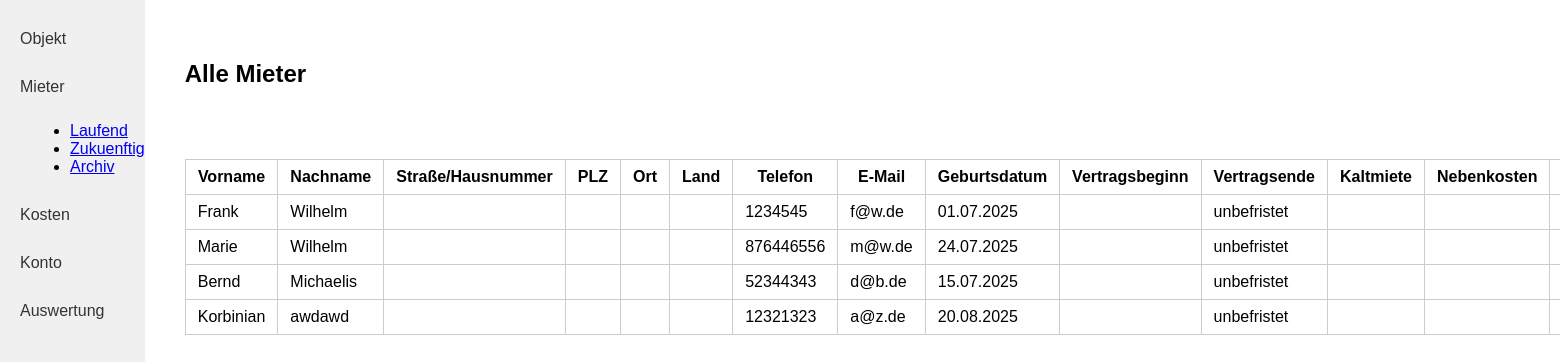
Page /mieter/ (signed in) on the committed database.
### kostenpruefung_mietobjekte_app/models.py (models this page shows, shortened)
class Mieter(models.Model):
    created_by = models.ForeignKey(User, on_delete=models.CASCADE, related_name="mieter_created", null=True, blank=True)
    vorname = models.CharField(max_length=255)
    nachname = models.CharField(max_length=255)
    telefon = models.CharField(max_length=100)
    e_mail = models.EmailField()
    geburtsdatum = models.DateField()

### kostenpruefung_mietobjekte_app/views.py (the view)
# urls.py: path('mieter/', mieter, name='mieter'),
@login_required
def mieter(request):
    mieter = Mieter.objects.filter(created_by=request.user)
    return render(request, 'kostenpruefung_mietobjekte_app/mieter.html', {'mieter': mieter})

### kostenpruefung_mietobjekte_app/templates/kostenpruefung_mietobjekte_app/mieter.html (shortened to what this page needs)
{% load static %}
<!DOCTYPE html>
<html lang="de">
<head>
    <link rel="stylesheet" href="{% static 'kostenpruefung_mietobjekte_app/style.css' %}">
</head>
<body>
<div class="flex-container">
    <nav class="sidebar">
        <a class="sidebar-link" href="{% url 'objekt_index' %}">Objekt</a>
        <a class="sidebar-link" href="{% url 'mieter' %}">Mieter</a>
        <ul style="list-style-type: disc; margin-left: 30px; margin-bottom: 20px;">
            <li><a href="#">Laufend</a></li>
            <li><a href="#">Zukuenftig</a></li>
            <li><a href="#">Archiv</a></li>
        </ul>
        <a class="sidebar-link" href="{% url 'kostenpruefung_mietobjekte_app:rechnungen' %}">Kosten</a>
        <a class="sidebar-link" href="{% url 'kostenpruefung_mietobjekte_app:konto' %}">Konto</a>
        <a class="sidebar-link" href="#">Auswertung</a>
    </nav>
    <div class="main-content">
        <h2>Alle Mieter</h2>
        <table class="object-table">
            <tr>
                <th>Vorname</th>
                <th>Nachname</th>
                <th>Straße/Hausnummer</th>
                <th>PLZ</th>
                <th>Ort</th>
                <th>Land</th>
                <th>Telefon</th>
                <th>E-Mail</th>
                <th>Geburtsdatum</th>
                <th>Vertragsbeginn</th>
                <th>Vertragsende</th>
                <th>Kaltmiete</th>
                <th>Nebenkosten</th>
                <th>Kaution</th>
            </tr>
            {% for m in mieter %}
            <tr>
                <td>{{ m.vorname }}</td>
                <td>{{ m.nachname }}</td>
                <td>{{ m.strasse_hausnummer }}</td>
                <td>{{ m.plz }}</td>
                <td>{{ m.ort }}</td>
                <td>{{ m.land }}</td>
                <td>{{ m.telefon }}</td>
                <td>{{ m.e_mail }}</td>
                <td>{{ m.geburtsdatum|date:"d.m.Y" }}</td>
                <td>{{ m.vertragsbeginn|date:"d.m.Y" }}</td>
                <td>{{ m.vertragsende|date:"d.m.Y"|default:"unbefristet" }}</td>
                <td>{{ m.kaltmiete }}</td>
                <td>{{ m.nebenkosten }}</td>
                <td>{{ m.kaution }}</td>
            </tr>
            {% empty %}
            <tr>
                <td colspan="17">Keine Mieter vorhanden.</td>
            </tr>
            {% endfor %}
        </table>
    </div>
</div>
</body>
</html>

### kostenpruefung_mietobjekte_app/static/kostenpruefung_mietobjekte_app/style.css (style rules this page uses)
body { margin: 0; font-family: Arial, sans-serif; }
.flex-container { display: flex; }
.sidebar { width: 200px; background: #f0f0f0; height: 100vh; padding: 20px 0; }
.sidebar-link { display: block; padding: 10px 20px; color: #333; text-decoration: none; margin-bottom: 10px; }
.main-content { flex: 1; padding: 40px; }
.object-table { width: 100%; border-collapse: collapse; }
.object-table th, .object-table td { border: 1px solid #ccc; padding: 8px 12px; }

### rows in the picture
Mieter: vorname "Frank", nachname "Wilhelm", telefon "1234545", e_mail "f@w.de", geburtsdatum "01.07.2025", vertragsende "unbefristet"
Mieter: vorname "Marie", nachname "Wilhelm", telefon "876446556", e_mail "m@w.de", geburtsdatum "24.07.2025", vertragsende "unbefristet"
Mieter: vorname "Bernd", nachname "Michaelis", telefon "52344343", e_mail "d@b.de", geburtsdatum "15.07.2025", vertragsende "unbefristet"
Mieter: vorname "Korbinian", nachname "awdawd", telefon "12321323", e_mail "a@z.de", geburtsdatum "20.08.2025", vertragsende "unbefristet"
